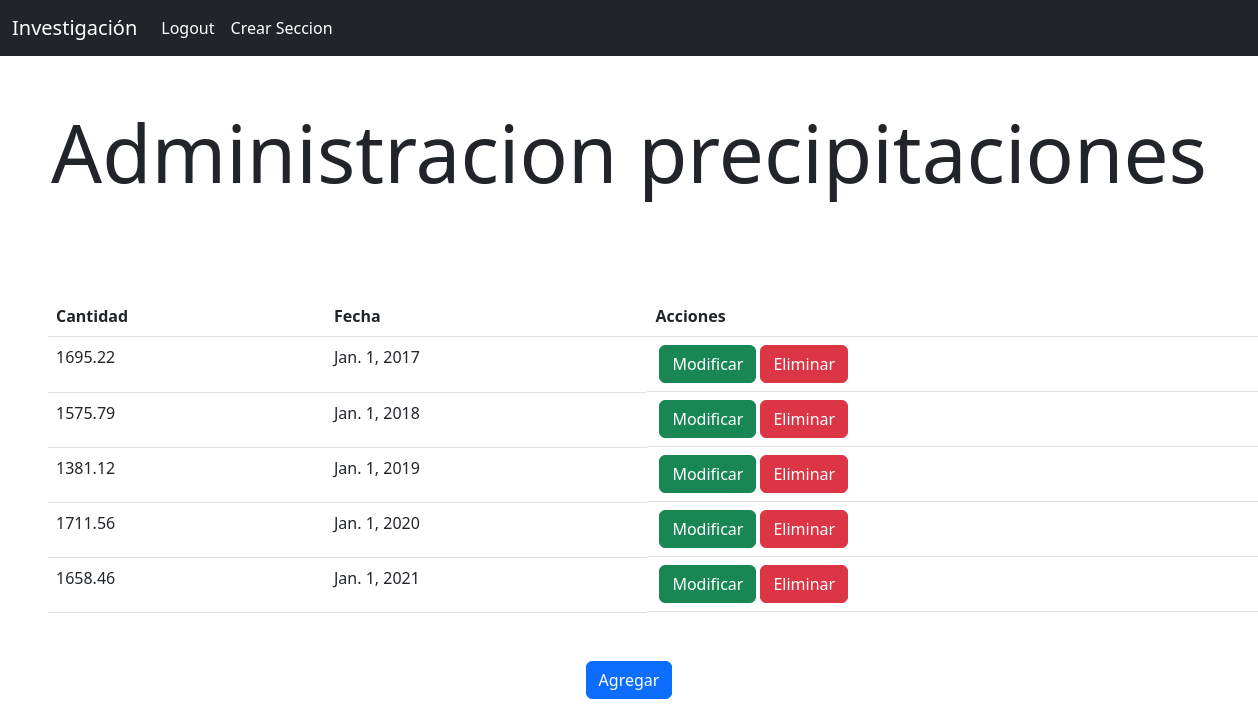
Before: /ver/precipitaciones/ (signed in) with the older database file.
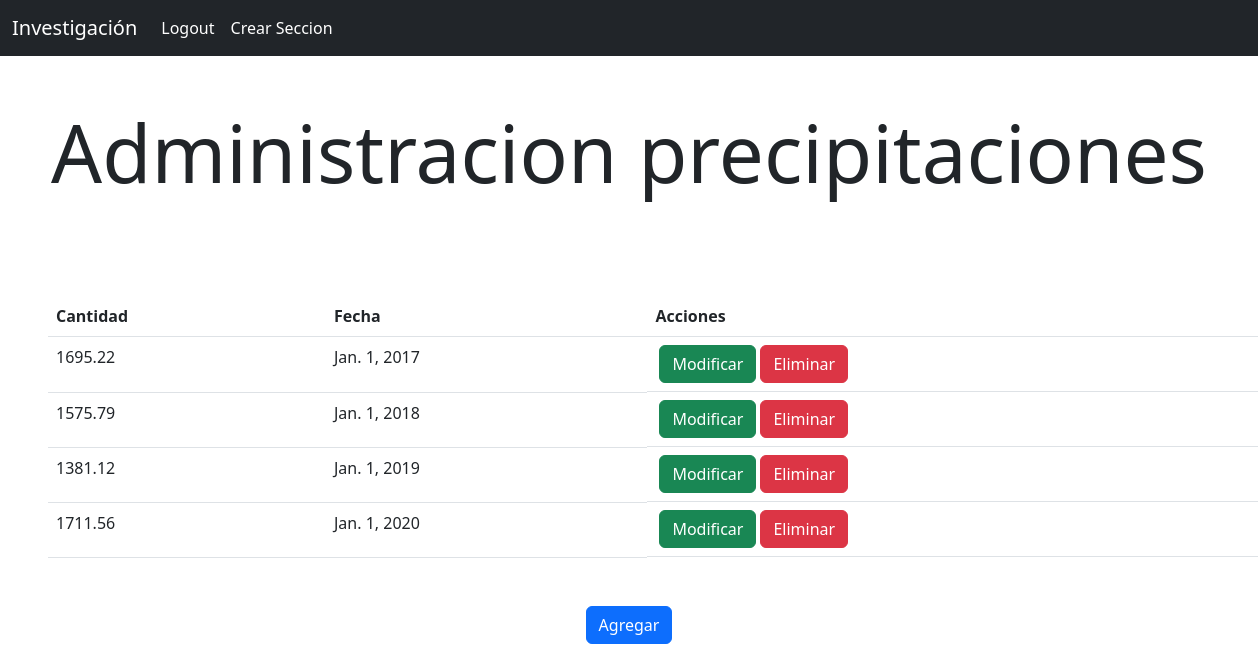
After: the same page with the newer database file.
### blog/models.py (models this page shows)
class precipitacion(models.Model):
    idPrecipitacion = AutoField(primary_key=True)
    cantidad = FloatField()
    fecha = DateField()

### blog/views.py (the view)
# urls.py: path('ver/precipitaciones/',views.ver_precipitaciones, name='precipitaciones'),
@login_required
def ver_precipitaciones(request):
    pre = precipitacion.objects.all()
    return render(request, 'precipitaciones.html', {
        'precipitacion': pre
    })

### blog/templates/precipitaciones.html (shortened to what this page needs)
{% extends 'base.html' %}
{% block content %}
<h1 class="text-center display-1 mx-5 py-5">Administracion precipitaciones</h1>
<table class="table mx-5 py-5 my-5">
    <thead>
        <tr>
            <th>Cantidad</th>
            <th>Fecha</th>
            <th>Acciones</th>
        </tr>
    </thead>
    <tbody>
    {% for pre in precipitacion %}
    <tr>
        <td>{{pre.cantidad}}</td>
        <td>{{pre.fecha}}</td>
        <td class="d-flex">
            <form action="{% url 'editar_precipitacion' pre.idPrecipitacion %}" class="px-1">
                <button class="btn btn-success">Modificar</button>
            </form>
            <form action="{% url 'borrar_precipitacion' pre.idPrecipitacion %}" method="POST">
                <button class="btn btn-danger">Eliminar</button>
            </form>
        </td>
    </tr>
    {% endfor %}
    </tbody>
</table>
<div class="col-md-4 mx-auto text-center ">
    <a href="/crear/precipitacion/" class="btn btn-primary text-center">Agregar</a>
</div>
{% endblock %}

Changed rows visible on the page:
removed precipitacion: cantidad "1658.46", fecha "Jan. 1, 2021"
